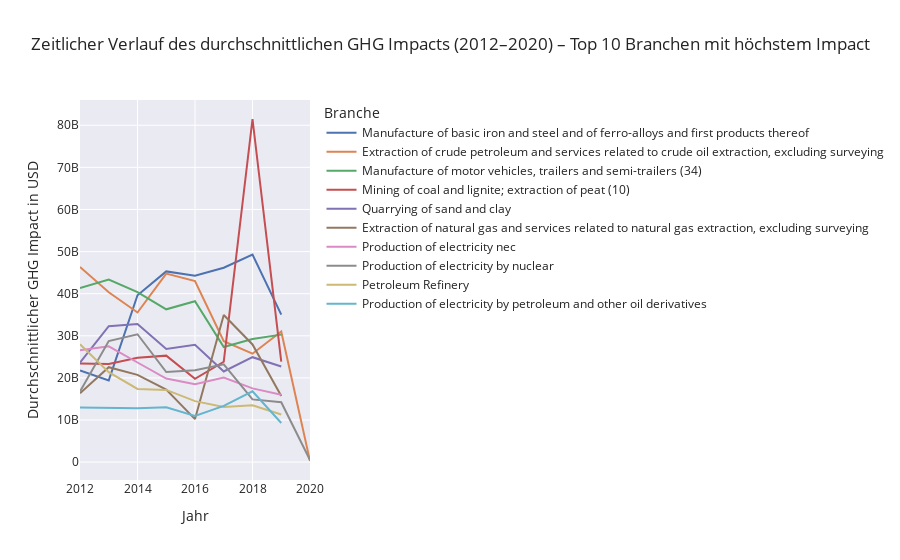

Notebook code cell kept with this figure:
### Code cell
# Zeitlicher Verlauf der Emissionen der TOP 10 Branchen mit höchstem Impact

# Series in Liste umwandeln
top_10_high_emission_industries = top_10_industries.index.tolist()

# Nur die Top 10 Branchen mit niedrigem Impact auswählen
df_filtered = df[df['Industry (Exiobase)'].isin(top_10_high_emission_industries)]

# Gruppieren nach Jahr und Branche, dann Mittelwert berechnen
ghg_by_year = df_filtered.groupby(['Year', 'Industry (Exiobase)'])['Total GHG Environmental Impact (Scope 1, 2, 3)'].mean().abs().reset_index()

# Erstelle eine leere Figur für Plotly
fig = go.Figure()

# Für jede Branche eine Linie hinzufügen
for industry in top_10_high_emission_industries:
    data = ghg_by_year[ghg_by_year['Industry (Exiobase)'] == industry]
    fig.add_trace(go.Scatter(
        x=data['Year'], 
        y=data['Total GHG Environmental Impact (Scope 1, 2, 3)'],
        mode='lines',
        name=industry, 
        line=dict(width=2), 
    ))

# Layout anpassen
fig.update_layout(
    title='Zeitlicher Verlauf des durchschnittlichen GHG Impacts (2012–2020) – Top 10 Branchen mit höchstem Impact',
    xaxis_title='Jahr',
    yaxis_title='Durchschnittlicher GHG Impact in USD',
    template='seaborn', 
    legend_title='Branche',
    legend=dict(
        x=1.05, 
        y=1,
        traceorder='normal',
        bgcolor='rgba(255, 255, 255, 0)',
        borderwidth=0,
    ),
    showlegend=True 
)

fig.write_html("ghg_trend_top_10_high_impact.html")

fig.show()

### Figure 1 — Plotly figure (JSON) as saved in the notebook; plotly's stock layout.template omitted (floating-point values rounded to 4 significant figures)
{"data": [{"line": {"width": 2}, "mode": "lines", "name": "Manufacture of basic iron and steel and of ferro-alloys and first products thereof", "type": "scatter", "x": [2012, 2013, 2014, 2015, 2016, 2017, 2018, 2019], "y": [21780000000.0, 19410000000.0, 39620000000.0, 45290000000.0, 44260000000.0, 46160000000.0, 49260000000.0, 35030000000.0]}, {"line": {"width": 2}, "mode": "lines", "name": "Extraction of crude petroleum and services related to crude oil extraction, excluding surveying", "type": "scatter", "x": [2012, 2013, 2014, 2015, 2016, 2017, 2018, 2019, 2020], "y": [46360000000.0, 40330000000.0, 35540000000.0, 44780000000.0, 42980000000.0, 28720000000.0, 25740000000.0, 31020000000.0, 257400000.0]}, {"line": {"width": 2}, "mode": "lines", "name": "Manufacture of motor vehicles, trailers and semi-trailers (34)", "type": "scatter", "x": [2012, 2013, 2014, 2015, 2016, 2017, 2018, 2019], "y": [41370000000.0, 43360000000.0, 40390000000.0, 36290000000.0, 38220000000.0, 27340000000.0, 29230000000.0, 30270000000.0]}, {"line": {"width": 2}, "mode": "lines", "name": "Mining of coal and lignite; extraction of peat (10)", "type": "scatter", "x": [2012, 2013, 2014, 2015, 2016, 2017, 2018, 2019], "y": [23440000000.0, 23290000000.0, 24780000000.0, 25280000000.0, 19780000000.0, 23830000000.0, 81490000000.0, 23890000000.0]}, {"line": {"width": 2}, "mode": "lines", "name": "Quarrying of sand and clay", "type": "scatter", "x": [2012, 2013, 2014, 2015, 2016, 2017, 2018, 2019], "y": [23650000000.0, 32280000000.0, 32810000000.0, 26860000000.0, 27860000000.0, 21520000000.0, 24910000000.0, 22700000000.0]}, {"line": {"width": 2}, "mode": "lines", "name": "Extraction of natural gas and services related to natural gas extraction, excluding surveying", "type": "scatter", "x": [2012, 2013, 2014, 2015, 2016, 2017, 2018, 2019], "y": [16350000000.0, 22540000000.0, 20720000000.0, 17220000000.0, 10210000000.0, 34940000000.0, 27950000000.0, 15680000000.0]}, {"line": {"width": 2}, "mode": "lines", "name": "Production of electricity nec", "type": "scatter", "x": [2012, 2013, 2014, 2015, 2016, 2017, 2018, 2019], "y": [26560000000.0, 27510000000.0, 23650000000.0, 19840000000.0, 18490000000.0, 20080000000.0, 17510000000.0, 16010000000.0]}, {"line": {"width": 2}, "mode": "lines", "name": "Production of electricity by nuclear", "type": "scatter", "x": [2012, 2013, 2014, 2015, 2016, 2017, 2018, 2019, 2020], "y": [16760000000.0, 28740000000.0, 30360000000.0, 21380000000.0, 21820000000.0, 23210000000.0, 14890000000.0, 14210000000.0, 468900000.0]}, {"line": {"width": 2}, "mode": "lines", "name": "Petroleum Refinery", "type": "scatter", "x": [2012, 2013, 2014, 2015, 2016, 2017, 2018, 2019], "y": [27990000000.0, 21340000000.0, 17380000000.0, 17140000000.0, 14470000000.0, 13080000000.0, 13510000000.0, 11290000000.0]}, {"line": {"width": 2}, "mode": "lines", "name": "Production of electricity by petroleum and other oil derivatives", "type": "scatter", "x": [2012, 2013, 2014, 2015, 2016, 2017, 2018, 2019], "y": [12940000000.0, 12790000000.0, 12810000000.0, 13010000000.0, 10940000000.0, 13360000000.0, 16810000000.0, 9278000000.0]}], "layout": {"legend": {"bgcolor": "rgba(255, 255, 255, 0)", "borderwidth": 0, "title": {"text": "Branche"}, "traceorder": "normal", "x": 1.05, "y": 1}, "showlegend": true, "title": {"text": "Zeitlicher Verlauf des durchschnittlichen GHG Impacts (2012–2020) – Top 10 Branchen mit höchstem Impact"}, "xaxis": {"title": {"text": "Jahr"}}, "yaxis": {"title": {"text": "Durchschnittlicher GHG Impact in USD"}}}}
